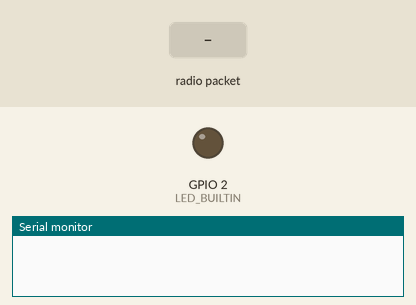
Recording of a sketch running on a simulated ESP8266 (NodeMCU). Shown: output pins drawn as LEDs (lit = HIGH, except the on-board LED, lit = LOW), the last lines printed to the serial monitor. The inputs (shaded band) are chosen by the test bench.

Above: at 1.2 s.
1.3 s: radio packet "ON" arrives
At 2.1 s:
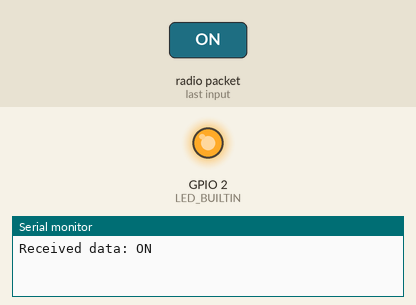
2.8 s: radio packet "OFF" arrives
At 3.3 s:
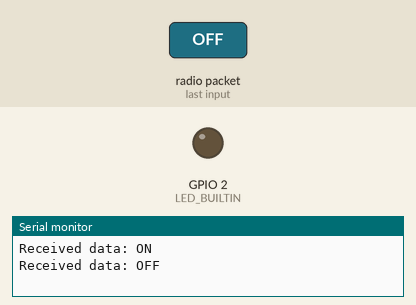
Timing chart, 0 to 5.8 s (numbered marks = the images above; inputs shaded):
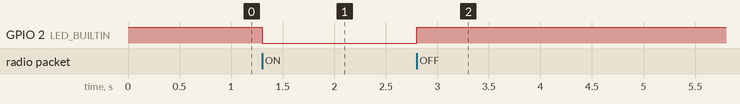

The sketch:

reciever_code.ino
```cpp
#include <ESP8266WiFi.h>
#include <espnow.h>

void OnDataRecv(uint8_t *mac, uint8_t *incomingData, uint8_t len) {
  String msg = "";
  for (int i = 0; i < len; i++) {
    msg += (char)incomingData[i];
  }
  Serial.print("Received data: ");
  Serial.println(msg);

  if (msg == "ON") {
    digitalWrite(LED_BUILTIN, LOW);  // LED ON (inverted logic on ESP8266)
  } else if (msg == "OFF") {
    digitalWrite(LED_BUILTIN, HIGH); // LED OFF
  }
}

void InitESPNow() {
  if (esp_now_init() != 0) {
    Serial.println("ESP-NOW init failed");
    return;
  }
  esp_now_set_self_role(ESP_NOW_ROLE_SLAVE);
  esp_now_register_recv_cb(OnDataRecv);
}

void setup() {
  Serial.begin(115200);
  WiFi.mode(WIFI_STA);
  WiFi.disconnect();

  pinMode(LED_BUILTIN, OUTPUT);
  digitalWrite(LED_BUILTIN, HIGH);  // LED initially OFF

  InitESPNow();
}

void loop() {
  // Nothing required here
}
```

Measured:
- after the input at 1.3 s, GPIO 2 (LED_BUILTIN): HIGH → LOW at once
- after the input at 2.8 s, GPIO 2 (LED_BUILTIN): LOW → HIGH at once
